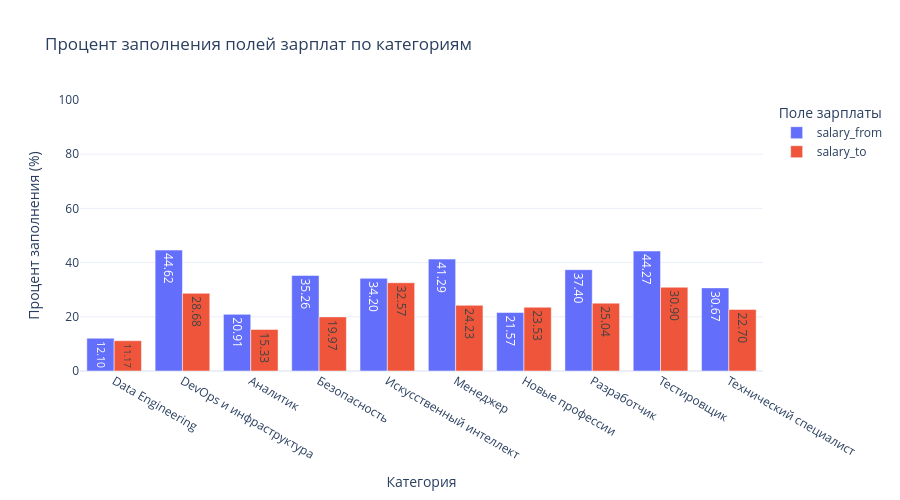

Notebook code for this chart:
### Code cell
df_grouped = dataset.groupby(['category_result'])[['salary_from', 'salary_to']].apply(
    lambda x: round(x.notna().mean() * 100, 2)
).reset_index()

# 1. Столбчатая диаграмма (группированная)
fig1 = px.bar(
    df_grouped,
    x='category_result',
    y=['salary_from', 'salary_to'],
    title='Процент заполнения полей зарплат по категориям',
    labels={'value': 'Процент заполнения (%)', 'category_result': 'Категория', 'variable': 'Поле зарплаты'},
    barmode='group',
    text_auto='.2f'
)

fig1.update_layout(
    yaxis_range=[0, 100],
    height=500,
    template='plotly_white'
)

### Figure 1 — Plotly figure (JSON) as saved in the notebook; plotly's stock layout.template omitted (floating-point values rounded to 4 significant figures)
{"data": [{"alignmentgroup": "True", "hovertemplate": "Поле зарплаты=salary_from<br>Категория=%{x}<br>Процент заполнения (%)=%{y}<extra></extra>", "legendgroup": "salary_from", "marker": {"color": "#636efa", "pattern": {"shape": ""}}, "name": "salary_from", "offsetgroup": "salary_from", "orientation": "v", "showlegend": true, "textposition": "auto", "texttemplate": "%{y:.2f}", "type": "bar", "x": ["Data Engineering", "DevOps и инфраструктура", "Аналитик", "Безопасность", "Искусственный интеллект", "Менеджер", "Новые профессии", "Разработчик", "Тестировщик", "Технический специалист"], "xaxis": "x", "y": [12.1, 44.62, 20.91, 35.26, 34.2, 41.29, 21.57, 37.4, 44.27, 30.67], "yaxis": "y"}, {"alignmentgroup": "True", "hovertemplate": "Поле зарплаты=salary_to<br>Категория=%{x}<br>Процент заполнения (%)=%{y}<extra></extra>", "legendgroup": "salary_to", "marker": {"color": "#EF553B", "pattern": {"shape": ""}}, "name": "salary_to", "offsetgroup": "salary_to", "orientation": "v", "showlegend": true, "textposition": "auto", "texttemplate": "%{y:.2f}", "type": "bar", "x": ["Data Engineering", "DevOps и инфраструктура", "Аналитик", "Безопасность", "Искусственный интеллект", "Менеджер", "Новые профессии", "Разработчик", "Тестировщик", "Технический специалист"], "xaxis": "x", "y": [11.17, 28.68, 15.33, 19.97, 32.57, 24.23, 23.53, 25.04, 30.9, 22.7], "yaxis": "y"}], "layout": {"barmode": "group", "height": 500, "legend": {"title": {"text": "Поле зарплаты"}, "tracegroupgap": 0}, "title": {"text": "Процент заполнения полей зарплат по категориям"}, "xaxis": {"anchor": "y", "domain": [0, 1], "title": {"text": "Категория"}}, "yaxis": {"anchor": "x", "domain": [0, 1], "range": [0, 100], "title": {"text": "Процент заполнения (%)"}}}}
